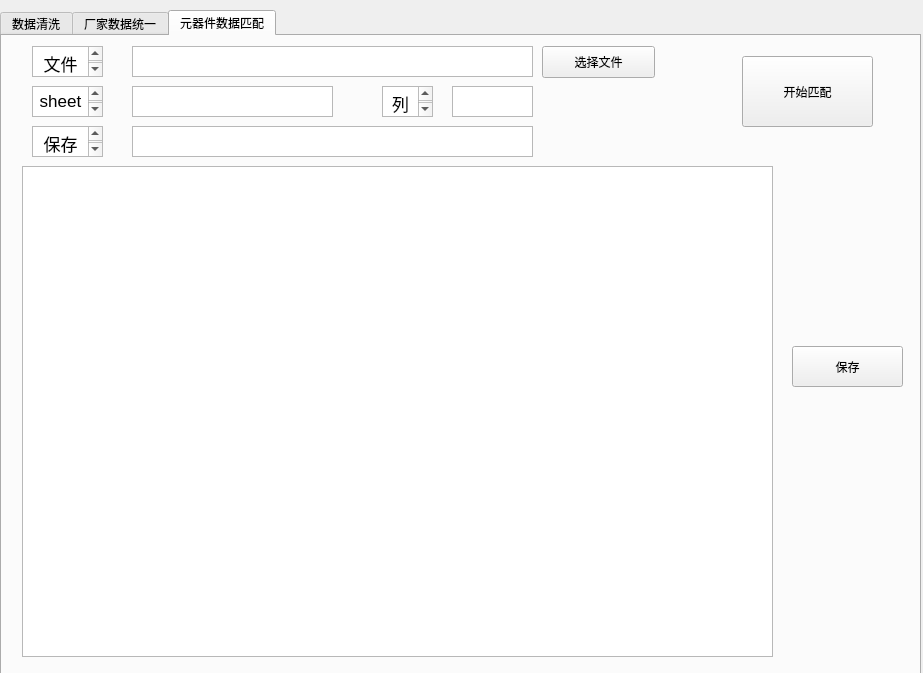
<?xml version="1.0" encoding="UTF-8"?>
<ui version="4.0">
 <class>MainWindow</class>
 <widget class="QMainWindow" name="MainWindow">
  <property name="geometry">
   <rect>
    <x>0</x>
    <y>0</y>
    <width>923</width>
    <height>673</height>
   </rect>
  </property>
  <property name="windowTitle">
   <string>MainWindow</string>
  </property>
  <property name="styleSheet">
   <string notr="true">QTabWidget{ alignment:center; } </string>
  </property>
  <widget class="QWidget" name="centralwidget">
   <widget class="QTabWidget" name="tabWidget">
    <property name="geometry">
     <rect>
      <x>0</x>
      <y>10</y>
      <width>921</width>
      <height>671</height>
     </rect>
    </property>
    <property name="font">
     <font>
      <stylestrategy>PreferAntialias</stylestrategy>
     </font>
    </property>
    <property name="layoutDirection">
     <enum>Qt::LeftToRight</enum>
    </property>
    <property name="styleSheet">
     <string notr="true">QTabWidget{alignment:center; } </string>
    </property>
    <property name="currentIndex">
     <number>2</number>
    </property>
    <property name="elideMode">
     <enum>Qt::ElideLeft</enum>
    </property>
    <property name="movable">
     <bool>false</bool>
    </property>
    <widget class="QWidget" name="tab_1">
     <attribute name="title">
      <string>数据清洗</string>
     </attribute>
     <widget class="QTextEdit" name="textEdit">
      <property name="geometry">
       <rect>
        <x>200</x>
        <y>110</y>
        <width>401</width>
        <height>31</height>
       </rect>
      </property>
     </widget>
     <widget class="QTextEdit" name="textEdit_2">
      <property name="geometry">
       <rect>
        <x>110</x>
        <y>300</y>
        <width>171</width>
        <height>171</height>
       </rect>
      </property>
      <property name="html">
       <string>&lt;!DOCTYPE HTML PUBLIC &quot;-//W3C//DTD HTML 4.0//EN&quot; &quot;http://www.w3.org/TR/REC-html40/strict.dtd&quot;&gt;
&lt;html&gt;&lt;head&gt;&lt;meta name=&quot;qrichtext&quot; content=&quot;1&quot; /&gt;&lt;style type=&quot;text/css&quot;&gt;
p, li { white-space: pre-wrap; }
&lt;/style&gt;&lt;/head&gt;&lt;body style=&quot; font-family:'.AppleSystemUIFont'; font-size:13pt; font-weight:400; font-style:normal;&quot;&gt;
&lt;p style=&quot; margin-top:0px; margin-bottom:0px; margin-left:0px; margin-right:0px; -qt-block-indent:0; text-indent:0px;&quot;&gt;说明：&lt;/p&gt;
&lt;p style=&quot; margin-top:0px; margin-bottom:0px; margin-left:0px; margin-right:0px; -qt-block-indent:0; text-indent:0px;&quot;&gt;清洗后的列直接添加在原表最后一列&lt;/p&gt;&lt;/body&gt;&lt;/html&gt;</string>
      </property>
     </widget>
     <widget class="QTextEdit" name="textEdit_4">
      <property name="geometry">
       <rect>
        <x>200</x>
        <y>170</y>
        <width>201</width>
        <height>31</height>
       </rect>
      </property>
     </widget>
     <widget class="QTextEdit" name="textEdit_5">
      <property name="geometry">
       <rect>
        <x>520</x>
        <y>170</y>
        <width>81</width>
        <height>31</height>
       </rect>
      </property>
     </widget>
     <widget class="QPushButton" name="pushButton">
      <property name="geometry">
       <rect>
        <x>640</x>
        <y>110</y>
        <width>113</width>
        <height>32</height>
       </rect>
      </property>
      <property name="text">
       <string>选择文件</string>
      </property>
     </widget>
     <widget class="QPushButton" name="pushButton_3">
      <property name="geometry">
       <rect>
        <x>480</x>
        <y>330</y>
        <width>241</width>
        <height>111</height>
       </rect>
      </property>
      <property name="text">
       <string>运行</string>
      </property>
     </widget>
     <widget class="QTextBrowser" name="textBrowser">
      <property name="geometry">
       <rect>
        <x>60</x>
        <y>110</y>
        <width>71</width>
        <height>31</height>
       </rect>
      </property>
      <property name="html">
       <string>&lt;!DOCTYPE HTML PUBLIC &quot;-//W3C//DTD HTML 4.0//EN&quot; &quot;http://www.w3.org/TR/REC-html40/strict.dtd&quot;&gt;
&lt;html&gt;&lt;head&gt;&lt;meta name=&quot;qrichtext&quot; content=&quot;1&quot; /&gt;&lt;style type=&quot;text/css&quot;&gt;
p, li { white-space: pre-wrap; }
&lt;/style&gt;&lt;/head&gt;&lt;body style=&quot; font-family:'.AppleSystemUIFont'; font-size:13pt; font-weight:400; font-style:normal;&quot;&gt;
&lt;p align=&quot;center&quot; style=&quot; margin-top:0px; margin-bottom:0px; margin-left:0px; margin-right:0px; -qt-block-indent:0; text-indent:0px;&quot;&gt;文件地址&lt;/p&gt;&lt;/body&gt;&lt;/html&gt;</string>
      </property>
     </widget>
     <widget class="QTextBrowser" name="textBrowser_2">
      <property name="geometry">
       <rect>
        <x>60</x>
        <y>170</y>
        <width>71</width>
        <height>31</height>
       </rect>
      </property>
      <property name="html">
       <string>&lt;!DOCTYPE HTML PUBLIC &quot;-//W3C//DTD HTML 4.0//EN&quot; &quot;http://www.w3.org/TR/REC-html40/strict.dtd&quot;&gt;
&lt;html&gt;&lt;head&gt;&lt;meta name=&quot;qrichtext&quot; content=&quot;1&quot; /&gt;&lt;style type=&quot;text/css&quot;&gt;
p, li { white-space: pre-wrap; }
&lt;/style&gt;&lt;/head&gt;&lt;body style=&quot; font-family:'.AppleSystemUIFont'; font-size:13pt; font-weight:400; font-style:normal;&quot;&gt;
&lt;p align=&quot;center&quot; style=&quot; margin-top:0px; margin-bottom:0px; margin-left:0px; margin-right:0px; -qt-block-indent:0; text-indent:0px;&quot;&gt;sheet名&lt;/p&gt;&lt;/body&gt;&lt;/html&gt;</string>
      </property>
     </widget>
     <widget class="QTextBrowser" name="textBrowser_3">
      <property name="geometry">
       <rect>
        <x>440</x>
        <y>170</y>
        <width>51</width>
        <height>31</height>
       </rect>
      </property>
      <property name="html">
       <string>&lt;!DOCTYPE HTML PUBLIC &quot;-//W3C//DTD HTML 4.0//EN&quot; &quot;http://www.w3.org/TR/REC-html40/strict.dtd&quot;&gt;
&lt;html&gt;&lt;head&gt;&lt;meta name=&quot;qrichtext&quot; content=&quot;1&quot; /&gt;&lt;style type=&quot;text/css&quot;&gt;
p, li { white-space: pre-wrap; }
&lt;/style&gt;&lt;/head&gt;&lt;body style=&quot; font-family:'.AppleSystemUIFont'; font-size:13pt; font-weight:400; font-style:normal;&quot;&gt;
&lt;p align=&quot;center&quot; style=&quot; margin-top:0px; margin-bottom:0px; margin-left:0px; margin-right:0px; -qt-block-indent:0; text-indent:0px;&quot;&gt;列名&lt;/p&gt;&lt;/body&gt;&lt;/html&gt;</string>
      </property>
     </widget>
    </widget>
    <widget class="QWidget" name="tab_2">
     <property name="layoutDirection">
      <enum>Qt::RightToLeft</enum>
     </property>
     <attribute name="title">
      <string>厂家数据统一</string>
     </attribute>
    </widget>
    <widget class="QWidget" name="tab">
     <attribute name="title">
      <string>元器件数据匹配</string>
     </attribute>
     <widget class="QPushButton" name="saveButton">
      <property name="geometry">
       <rect>
        <x>790</x>
        <y>310</y>
        <width>111</width>
        <height>41</height>
       </rect>
      </property>
      <property name="text">
       <string>保存</string>
      </property>
     </widget>
     <widget class="QTextBrowser" name="textBrowser_4">
      <property name="geometry">
       <rect>
        <x>30</x>
        <y>10</y>
        <width>71</width>
        <height>31</height>
       </rect>
      </property>
      <property name="html">
       <string>&lt;!DOCTYPE HTML PUBLIC &quot;-//W3C//DTD HTML 4.0//EN&quot; &quot;http://www.w3.org/TR/REC-html40/strict.dtd&quot;&gt;
&lt;html&gt;&lt;head&gt;&lt;meta name=&quot;qrichtext&quot; content=&quot;1&quot; /&gt;&lt;style type=&quot;text/css&quot;&gt;
p, li { white-space: pre-wrap; }
&lt;/style&gt;&lt;/head&gt;&lt;body style=&quot; font-family:'.AppleSystemUIFont'; font-size:13pt; font-weight:400; font-style:normal;&quot;&gt;
&lt;p align=&quot;center&quot; style=&quot; margin-top:0px; margin-bottom:0px; margin-left:0px; margin-right:0px; -qt-block-indent:0; text-indent:0px;&quot;&gt;文件地址&lt;/p&gt;&lt;/body&gt;&lt;/html&gt;</string>
      </property>
     </widget>
     <widget class="QTextEdit" name="textEdit_3">
      <property name="geometry">
       <rect>
        <x>130</x>
        <y>10</y>
        <width>401</width>
        <height>31</height>
       </rect>
      </property>
     </widget>
     <widget class="QTextBrowser" name="textBrowser_5">
      <property name="geometry">
       <rect>
        <x>30</x>
        <y>50</y>
        <width>71</width>
        <height>31</height>
       </rect>
      </property>
      <property name="html">
       <string>&lt;!DOCTYPE HTML PUBLIC &quot;-//W3C//DTD HTML 4.0//EN&quot; &quot;http://www.w3.org/TR/REC-html40/strict.dtd&quot;&gt;
&lt;html&gt;&lt;head&gt;&lt;meta name=&quot;qrichtext&quot; content=&quot;1&quot; /&gt;&lt;style type=&quot;text/css&quot;&gt;
p, li { white-space: pre-wrap; }
&lt;/style&gt;&lt;/head&gt;&lt;body style=&quot; font-family:'.AppleSystemUIFont'; font-size:13pt; font-weight:400; font-style:normal;&quot;&gt;
&lt;p align=&quot;center&quot; style=&quot; margin-top:0px; margin-bottom:0px; margin-left:0px; margin-right:0px; -qt-block-indent:0; text-indent:0px;&quot;&gt;sheet名&lt;/p&gt;&lt;/body&gt;&lt;/html&gt;</string>
      </property>
     </widget>
     <widget class="QTextEdit" name="textEdit_6">
      <property name="geometry">
       <rect>
        <x>130</x>
        <y>50</y>
        <width>201</width>
        <height>31</height>
       </rect>
      </property>
     </widget>
     <widget class="QTextBrowser" name="textBrowser_6">
      <property name="geometry">
       <rect>
        <x>380</x>
        <y>50</y>
        <width>51</width>
        <height>31</height>
       </rect>
      </property>
      <property name="html">
       <string>&lt;!DOCTYPE HTML PUBLIC &quot;-//W3C//DTD HTML 4.0//EN&quot; &quot;http://www.w3.org/TR/REC-html40/strict.dtd&quot;&gt;
&lt;html&gt;&lt;head&gt;&lt;meta name=&quot;qrichtext&quot; content=&quot;1&quot; /&gt;&lt;style type=&quot;text/css&quot;&gt;
p, li { white-space: pre-wrap; }
&lt;/style&gt;&lt;/head&gt;&lt;body style=&quot; font-family:'.AppleSystemUIFont'; font-size:13pt; font-weight:400; font-style:normal;&quot;&gt;
&lt;p align=&quot;center&quot; style=&quot; margin-top:0px; margin-bottom:0px; margin-left:0px; margin-right:0px; -qt-block-indent:0; text-indent:0px;&quot;&gt;列名&lt;/p&gt;&lt;/body&gt;&lt;/html&gt;</string>
      </property>
     </widget>
     <widget class="QTextEdit" name="textEdit_7">
      <property name="geometry">
       <rect>
        <x>450</x>
        <y>50</y>
        <width>81</width>
        <height>31</height>
       </rect>
      </property>
     </widget>
     <widget class="QPushButton" name="chooseButton">
      <property name="geometry">
       <rect>
        <x>540</x>
        <y>10</y>
        <width>113</width>
        <height>32</height>
       </rect>
      </property>
      <property name="text">
       <string>选择文件</string>
      </property>
     </widget>
     <widget class="QPushButton" name="start">
      <property name="geometry">
       <rect>
        <x>740</x>
        <y>20</y>
        <width>131</width>
        <height>71</height>
       </rect>
      </property>
      <property name="text">
       <string>开始匹配</string>
      </property>
     </widget>
     <widget class="QTextBrowser" name="textBrowser_7">
      <property name="geometry">
       <rect>
        <x>30</x>
        <y>90</y>
        <width>71</width>
        <height>31</height>
       </rect>
      </property>
      <property name="html">
       <string>&lt;!DOCTYPE HTML PUBLIC &quot;-//W3C//DTD HTML 4.0//EN&quot; &quot;http://www.w3.org/TR/REC-html40/strict.dtd&quot;&gt;
&lt;html&gt;&lt;head&gt;&lt;meta name=&quot;qrichtext&quot; content=&quot;1&quot; /&gt;&lt;style type=&quot;text/css&quot;&gt;
p, li { white-space: pre-wrap; }
&lt;/style&gt;&lt;/head&gt;&lt;body style=&quot; font-family:'.AppleSystemUIFont'; font-size:13pt; font-weight:400; font-style:normal;&quot;&gt;
&lt;p align=&quot;center&quot; style=&quot; margin-top:0px; margin-bottom:0px; margin-left:0px; margin-right:0px; -qt-block-indent:0; text-indent:0px;&quot;&gt;保存地址&lt;/p&gt;&lt;/body&gt;&lt;/html&gt;</string>
      </property>
     </widget>
     <widget class="QTextEdit" name="textEdit_8">
      <property name="geometry">
       <rect>
        <x>130</x>
        <y>90</y>
        <width>401</width>
        <height>31</height>
       </rect>
      </property>
     </widget>
     <widget class="QTableWidget" name="tableWidget">
      <property name="geometry">
       <rect>
        <x>20</x>
        <y>130</y>
        <width>751</width>
        <height>491</height>
       </rect>
      </property>
     </widget>
    </widget>
   </widget>
  </widget>
 </widget>
 <resources/>
 <connections/>
</ui>
